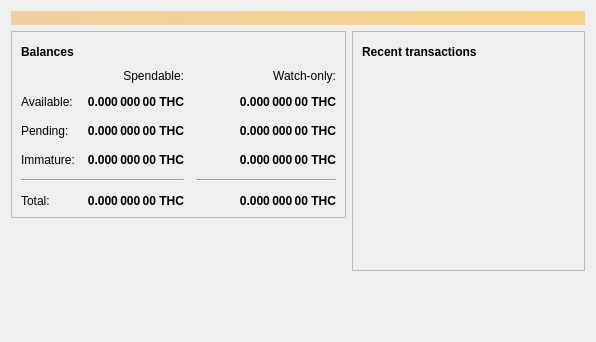
<?xml version="1.0" encoding="UTF-8"?>
<ui version="4.0">
 <class>OverviewPage</class>
 <widget class="QWidget" name="OverviewPage">
  <property name="geometry">
   <rect>
    <x>0</x>
    <y>0</y>
    <width>596</width>
    <height>342</height>
   </rect>
  </property>
  <property name="windowTitle">
   <string>Form</string>
  </property>
  <layout class="QVBoxLayout" name="topLayout">
   <item>
    <widget class="QLabel" name="labelAlerts">
     <property name="visible">
      <bool>false</bool>
     </property>
     <property name="styleSheet">
      <string notr="true">QLabel { background-color: qlineargradient(x1: 0, y1: 0, x2: 1, y2: 0, stop:0 #F0D0A0, stop:1 #F8D488); color:#000000; }</string>
     </property>
     <property name="wordWrap">
      <bool>true</bool>
     </property>
     <property name="margin">
      <number>3</number>
     </property>
     <property name="textInteractionFlags">
      <set>Qt::TextSelectableByMouse</set>
     </property>
    </widget>
   </item>
   <item>
    <layout class="QHBoxLayout" name="horizontalLayout" stretch="1,1">
     <item>
      <layout class="QVBoxLayout" name="verticalLayout_2">
       <item>
        <widget class="QFrame" name="frame">
         <property name="frameShape">
          <enum>QFrame::StyledPanel</enum>
         </property>
         <property name="frameShadow">
          <enum>QFrame::Raised</enum>
         </property>
         <layout class="QVBoxLayout" name="verticalLayout_4">
          <item>
           <layout class="QHBoxLayout" name="horizontalLayout_4">
            <item>
             <widget class="QLabel" name="label_5">
              <property name="font">
               <font>
                <weight>75</weight>
                <bold>true</bold>
               </font>
              </property>
              <property name="text">
               <string>Balances</string>
              </property>
             </widget>
            </item>
            <item>
             <widget class="QPushButton" name="labelWalletStatus">
              <property name="enabled">
               <bool>true</bool>
              </property>
              <property name="maximumSize">
               <size>
                <width>30</width>
                <height>16777215</height>
               </size>
              </property>
              <property name="toolTip">
               <string>The displayed information may be out of date. Your wallet automatically synchronizes with the Thehashcoin network after a connection is established, but this process has not completed yet.</string>
              </property>
              <property name="text">
               <string/>
              </property>
              <property name="icon">
               <iconset resource="../bitcoin.qrc">
                <normaloff>:/icons/warning</normaloff>
                <disabledoff>:/icons/warning</disabledoff>:/icons/warning</iconset>
              </property>
              <property name="iconSize">
               <size>
                <width>24</width>
                <height>24</height>
               </size>
              </property>
              <property name="flat">
               <bool>true</bool>
              </property>
             </widget>
            </item>
            <item>
             <spacer name="horizontalSpacer_3">
              <property name="orientation">
               <enum>Qt::Horizontal</enum>
              </property>
              <property name="sizeHint" stdset="0">
               <size>
                <width>40</width>
                <height>20</height>
               </size>
              </property>
             </spacer>
            </item>
           </layout>
          </item>
          <item>
           <layout class="QGridLayout" name="gridLayout">
            <property name="spacing">
             <number>12</number>
            </property>
            <item row="2" column="2">
             <widget class="QLabel" name="labelWatchPending">
              <property name="font">
               <font>
                <weight>75</weight>
                <bold>true</bold>
               </font>
              </property>
              <property name="cursor">
               <cursorShape>IBeamCursor</cursorShape>
              </property>
              <property name="toolTip">
               <string>Unconfirmed transactions to watch-only addresses</string>
              </property>
              <property name="text">
               <string notr="true">0.000 000 00 THC</string>
              </property>
              <property name="alignment">
               <set>Qt::AlignRight|Qt::AlignTrailing|Qt::AlignVCenter</set>
              </property>
              <property name="textInteractionFlags">
               <set>Qt::LinksAccessibleByMouse|Qt::TextSelectableByKeyboard|Qt::TextSelectableByMouse</set>
              </property>
             </widget>
            </item>
            <item row="2" column="1">
             <widget class="QLabel" name="labelUnconfirmed">
              <property name="font">
               <font>
                <weight>75</weight>
                <bold>true</bold>
               </font>
              </property>
              <property name="cursor">
               <cursorShape>IBeamCursor</cursorShape>
              </property>
              <property name="toolTip">
               <string>Total of transactions that have yet to be confirmed, and do not yet count toward the spendable balance</string>
              </property>
              <property name="text">
               <string notr="true">0.000 000 00 THC</string>
              </property>
              <property name="alignment">
               <set>Qt::AlignRight|Qt::AlignTrailing|Qt::AlignVCenter</set>
              </property>
              <property name="textInteractionFlags">
               <set>Qt::LinksAccessibleByMouse|Qt::TextSelectableByKeyboard|Qt::TextSelectableByMouse</set>
              </property>
             </widget>
            </item>
            <item row="3" column="2">
             <widget class="QLabel" name="labelWatchImmature">
              <property name="font">
               <font>
                <weight>75</weight>
                <bold>true</bold>
               </font>
              </property>
              <property name="cursor">
               <cursorShape>IBeamCursor</cursorShape>
              </property>
              <property name="toolTip">
               <string>Mined balance in watch-only addresses that has not yet matured</string>
              </property>
              <property name="text">
               <string notr="true">0.000 000 00 THC</string>
              </property>
              <property name="alignment">
               <set>Qt::AlignRight|Qt::AlignTrailing|Qt::AlignVCenter</set>
              </property>
              <property name="textInteractionFlags">
               <set>Qt::LinksAccessibleByMouse|Qt::TextSelectableByKeyboard|Qt::TextSelectableByMouse</set>
              </property>
             </widget>
            </item>
            <item row="4" column="0" colspan="2">
             <widget class="Line" name="line">
              <property name="orientation">
               <enum>Qt::Horizontal</enum>
              </property>
             </widget>
            </item>
            <item row="4" column="2">
             <widget class="Line" name="lineWatchBalance">
              <property name="sizePolicy">
               <sizepolicy hsizetype="Preferred" vsizetype="Fixed">
                <horstretch>0</horstretch>
                <verstretch>0</verstretch>
               </sizepolicy>
              </property>
              <property name="minimumSize">
               <size>
                <width>140</width>
                <height>0</height>
               </size>
              </property>
              <property name="orientation">
               <enum>Qt::Horizontal</enum>
              </property>
             </widget>
            </item>
            <item row="5" column="0">
             <widget class="QLabel" name="labelTotalText">
              <property name="text">
               <string>Total:</string>
              </property>
             </widget>
            </item>
            <item row="3" column="1">
             <widget class="QLabel" name="labelImmature">
              <property name="font">
               <font>
                <weight>75</weight>
                <bold>true</bold>
               </font>
              </property>
              <property name="cursor">
               <cursorShape>IBeamCursor</cursorShape>
              </property>
              <property name="toolTip">
               <string>Mined balance that has not yet matured</string>
              </property>
              <property name="text">
               <string notr="true">0.000 000 00 THC</string>
              </property>
              <property name="alignment">
               <set>Qt::AlignRight|Qt::AlignTrailing|Qt::AlignVCenter</set>
              </property>
              <property name="textInteractionFlags">
               <set>Qt::LinksAccessibleByMouse|Qt::TextSelectableByKeyboard|Qt::TextSelectableByMouse</set>
              </property>
             </widget>
            </item>
            <item row="2" column="3">
             <spacer name="horizontalSpacer_2">
              <property name="orientation">
               <enum>Qt::Horizontal</enum>
              </property>
              <property name="sizeHint" stdset="0">
               <size>
                <width>40</width>
                <height>20</height>
               </size>
              </property>
             </spacer>
            </item>
            <item row="3" column="0">
             <widget class="QLabel" name="labelImmatureText">
              <property name="text">
               <string>Immature:</string>
              </property>
             </widget>
            </item>
            <item row="5" column="1">
             <widget class="QLabel" name="labelTotal">
              <property name="font">
               <font>
                <weight>75</weight>
                <bold>true</bold>
               </font>
              </property>
              <property name="cursor">
               <cursorShape>IBeamCursor</cursorShape>
              </property>
              <property name="toolTip">
               <string>Your current total balance</string>
              </property>
              <property name="text">
               <string notr="true">0.000 000 00 THC</string>
              </property>
              <property name="alignment">
               <set>Qt::AlignRight|Qt::AlignTrailing|Qt::AlignVCenter</set>
              </property>
              <property name="textInteractionFlags">
               <set>Qt::LinksAccessibleByMouse|Qt::TextSelectableByKeyboard|Qt::TextSelectableByMouse</set>
              </property>
             </widget>
            </item>
            <item row="5" column="2">
             <widget class="QLabel" name="labelWatchTotal">
              <property name="font">
               <font>
                <weight>75</weight>
                <bold>true</bold>
               </font>
              </property>
              <property name="cursor">
               <cursorShape>IBeamCursor</cursorShape>
              </property>
              <property name="toolTip">
               <string>Current total balance in watch-only addresses</string>
              </property>
              <property name="text">
               <string notr="true">0.000 000 00 THC</string>
              </property>
              <property name="alignment">
               <set>Qt::AlignRight|Qt::AlignTrailing|Qt::AlignVCenter</set>
              </property>
              <property name="textInteractionFlags">
               <set>Qt::LinksAccessibleByMouse|Qt::TextSelectableByKeyboard|Qt::TextSelectableByMouse</set>
              </property>
             </widget>
            </item>
            <item row="0" column="2">
             <widget class="QLabel" name="labelWatchonly">
              <property name="text">
               <string>Watch-only:</string>
              </property>
              <property name="alignment">
               <set>Qt::AlignRight|Qt::AlignTrailing|Qt::AlignVCenter</set>
              </property>
             </widget>
            </item>
            <item row="1" column="0">
             <widget class="QLabel" name="labelBalanceText">
              <property name="text">
               <string>Available:</string>
              </property>
             </widget>
            </item>
            <item row="1" column="1">
             <widget class="QLabel" name="labelBalance">
              <property name="font">
               <font>
                <weight>75</weight>
                <bold>true</bold>
               </font>
              </property>
              <property name="cursor">
               <cursorShape>IBeamCursor</cursorShape>
              </property>
              <property name="toolTip">
               <string>Your current spendable balance</string>
              </property>
              <property name="text">
               <string notr="true">0.000 000 00 THC</string>
              </property>
              <property name="alignment">
               <set>Qt::AlignRight|Qt::AlignTrailing|Qt::AlignVCenter</set>
              </property>
              <property name="textInteractionFlags">
               <set>Qt::LinksAccessibleByMouse|Qt::TextSelectableByKeyboard|Qt::TextSelectableByMouse</set>
              </property>
             </widget>
            </item>
            <item row="1" column="2">
             <widget class="QLabel" name="labelWatchAvailable">
              <property name="font">
               <font>
                <weight>75</weight>
                <bold>true</bold>
               </font>
              </property>
              <property name="cursor">
               <cursorShape>IBeamCursor</cursorShape>
              </property>
              <property name="toolTip">
               <string>Your current balance in watch-only addresses</string>
              </property>
              <property name="text">
               <string notr="true">0.000 000 00 THC</string>
              </property>
              <property name="alignment">
               <set>Qt::AlignRight|Qt::AlignTrailing|Qt::AlignVCenter</set>
              </property>
              <property name="textInteractionFlags">
               <set>Qt::LinksAccessibleByMouse|Qt::TextSelectableByKeyboard|Qt::TextSelectableByMouse</set>
              </property>
             </widget>
            </item>
            <item row="2" column="0">
             <widget class="QLabel" name="labelPendingText">
              <property name="text">
               <string>Pending:</string>
              </property>
             </widget>
            </item>
            <item row="0" column="1">
             <widget class="QLabel" name="labelSpendable">
              <property name="text">
               <string>Spendable:</string>
              </property>
              <property name="alignment">
               <set>Qt::AlignRight|Qt::AlignTrailing|Qt::AlignVCenter</set>
              </property>
             </widget>
            </item>
           </layout>
          </item>
         </layout>
        </widget>
       </item>
       <item>
        <spacer name="verticalSpacer">
         <property name="orientation">
          <enum>Qt::Vertical</enum>
         </property>
         <property name="sizeHint" stdset="0">
          <size>
           <width>20</width>
           <height>40</height>
          </size>
         </property>
        </spacer>
       </item>
      </layout>
     </item>
     <item>
      <layout class="QVBoxLayout" name="verticalLayout_3">
       <item>
        <widget class="QFrame" name="frame_2">
         <property name="frameShape">
          <enum>QFrame::StyledPanel</enum>
         </property>
         <property name="frameShadow">
          <enum>QFrame::Raised</enum>
         </property>
         <layout class="QVBoxLayout" name="verticalLayout">
          <item>
           <layout class="QHBoxLayout" name="horizontalLayout_2">
            <item>
             <widget class="QLabel" name="label_4">
              <property name="font">
               <font>
                <weight>75</weight>
                <bold>true</bold>
               </font>
              </property>
              <property name="text">
               <string>Recent transactions</string>
              </property>
             </widget>
            </item>
            <item>
             <widget class="QPushButton" name="labelTransactionsStatus">
              <property name="enabled">
               <bool>true</bool>
              </property>
              <property name="maximumSize">
               <size>
                <width>30</width>
                <height>16777215</height>
               </size>
              </property>
              <property name="toolTip">
               <string>The displayed information may be out of date. Your wallet automatically synchronizes with the Thehashcoin network after a connection is established, but this process has not completed yet.</string>
              </property>
              <property name="text">
               <string/>
              </property>
              <property name="icon">
               <iconset resource="../bitcoin.qrc">
                <normaloff>:/icons/warning</normaloff>
                <disabledoff>:/icons/warning</disabledoff>:/icons/warning</iconset>
              </property>
              <property name="iconSize">
               <size>
                <width>24</width>
                <height>24</height>
               </size>
              </property>
              <property name="flat">
               <bool>true</bool>
              </property>
             </widget>
            </item>
            <item>
             <spacer name="horizontalSpacer">
              <property name="orientation">
               <enum>Qt::Horizontal</enum>
              </property>
              <property name="sizeHint" stdset="0">
               <size>
                <width>40</width>
                <height>20</height>
               </size>
              </property>
             </spacer>
            </item>
           </layout>
          </item>
          <item>
           <widget class="QListView" name="listTransactions">
            <property name="styleSheet">
             <string notr="true">QListView { background: transparent; }</string>
            </property>
            <property name="frameShape">
             <enum>QFrame::NoFrame</enum>
            </property>
            <property name="verticalScrollBarPolicy">
             <enum>Qt::ScrollBarAlwaysOff</enum>
            </property>
            <property name="horizontalScrollBarPolicy">
             <enum>Qt::ScrollBarAlwaysOff</enum>
            </property>
            <property name="selectionMode">
             <enum>QAbstractItemView::NoSelection</enum>
            </property>
           </widget>
          </item>
         </layout>
        </widget>
       </item>
       <item>
        <spacer name="verticalSpacer_2">
         <property name="orientation">
          <enum>Qt::Vertical</enum>
         </property>
         <property name="sizeHint" stdset="0">
          <size>
           <width>20</width>
           <height>40</height>
          </size>
         </property>
        </spacer>
       </item>
      </layout>
     </item>
    </layout>
   </item>
  </layout>
 </widget>
 <resources/>
 <connections/>
</ui>
